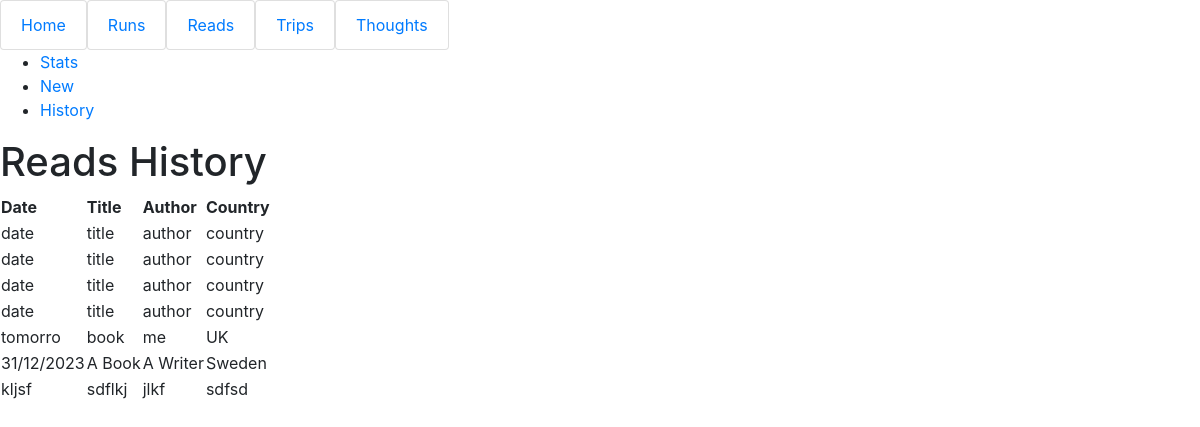
The app's page /reads/history with its own data.
### app.py (models this page shows)
class Reads(db.Model):
    id = db.Column(db.Integer, primary_key=True)
    date_started = db.Column(db.String(20))
    date_ended = db.Column(db.String(20))
    title = db.Column(db.String(50))
    author = db.Column(db.String(50))
    pages = db.Column(db.Integer)
    category = db.Column(db.String(50))
    subcategory = db.Column(db.String(50))
    country = db.Column(db.String(50))
    date_added = db.Column(db.String(50))

### app.py (the view)
@app.route('/reads/history', methods=['GET', 'POST'])
def reads_history():
    reads = Reads.query.all()
    return render_template('reads_history.html',reads=reads)

### templates/reads_history.html (shortened to what this page needs)
{% extends 'base.html' %}
{% block content %}
{% include 'base_reads.html' %}
        <h1>Reads History</h1>
        <table>
            <thead>
                <tr>
                    <th>Date</th>
                    <th>Title</th>
                    <th>Author</th>
                    <th>Country</th>
                </tr>
            </thead>
            <tbody>
                {% for read in reads %}
                    <tr>
                        <td>{{ read.date_ended }}</td>
                        <td>{{ read.title }}</td>
                        <td>{{ read.author }}</td>
                        <td>{{ read.country }}</td>
                    </tr>
                {% endfor %}
            </tbody>
        </table>
    {% endblock %}

### templates/base.html (shortened to what this page needs)
<!DOCTYPE html>
<html lang="en">
<head>
    <link rel="stylesheet" href="{{ url_for('static', filename='bootstrap.min.css') }}">
</head>
<body>
    <ul class="list-group d-flex flex-row">
        <li><a class="list-group-item" href="{{ url_for('index') }}">Home</a></li>
        <li><a class="list-group-item" href="{{ url_for('runs_stats') }}">Runs</a></li>
        <li><a class="list-group-item" href="{{ url_for('reads_stats') }}">Reads</a></li>
        <li><a class="list-group-item" href="{{ url_for('trips_stats') }}">Trips</a></li>
        <li><a class="list-group-item" href="{{ url_for('thoughts_stats') }}">Thoughts</a></li>
    </ul>
    <div>
        {% block content %}{% endblock %}
    </div>
</body>
</html>

### templates/base_reads.html
<nav>
    <ul>
        <li><a href="{{ url_for('reads_stats') }}">Stats</a></li>
        <li><a href="{{ url_for('reads_new') }}">New</a></li>
        <li><a href="{{ url_for('reads_history') }}">History</a></li>
    </ul>
</nav>

### records on screen
Reads: date_ended "date", title "title", author "author", country "country"
Reads: date_ended "date", title "title", author "author", country "country"
Reads: date_ended "date", title "title", author "author", country "country"
Reads: date_ended "date", title "title", author "author", country "country"
Reads: date_ended "tomorro", title "book", author "me", country "UK"
Reads: date_ended "31/12/2023", title "A Book", author "A Writer", country "Sweden"
Reads: date_ended "kljsf", title "sdflkj", author "jlkf", country "sdfsd"
